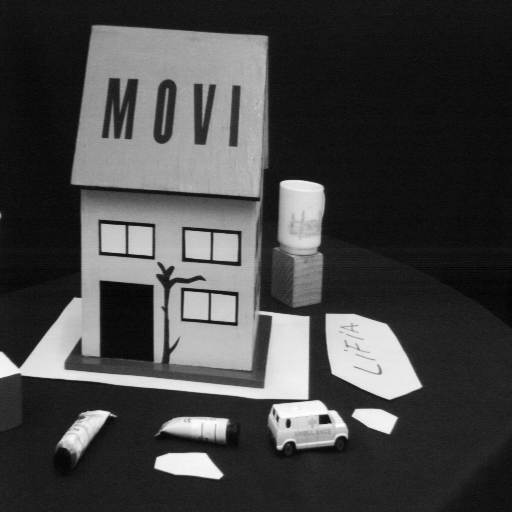
#> input picture auto learn/house8.png, 512 x 512 px
$ python sift.py
#> lines starting #> are read from the running program, lines starting #| are printed output that depends on the picture; after the words box and inside, x2 and y2 are one past the last pixel; in counts of white or black regions, pixels touching at a corner belong together
# # SIFT (Scale-Invariant Feature Transform)

# ## Import resources and display image

import cv2
import matplotlib.pyplot as plt
import numpy as np

# Load the image
image1 = cv2.imread('house8.png')
#> image1 is the input picture: shape (512, 512, 3); min 0, max 253, mean 69.5

# Convert the training image to RGB
training_image = cv2.cvtColor(image1, cv2.COLOR_BGR2RGB)

# Convert the training image to gray scale
training_gray = cv2.cvtColor(training_image, cv2.COLOR_RGB2GRAY)

# Create test image by adding Scale Invariance and Rotational Invariance
test_image = cv2.pyrDown(training_image)
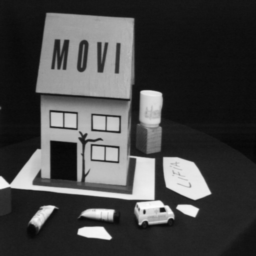
#> test_image: shape (256, 256, 3); min 5, max 251, mean 69.5
test_image = cv2.pyrDown(test_image)
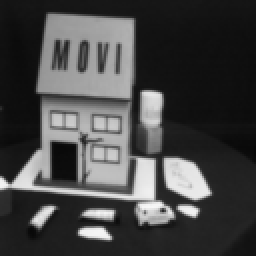
#> test_image: shape (128, 128, 3) (shown 2 times larger); min 7, max 247, mean 69.6
num_rows, num_cols = test_image.shape[:2]
#> num_rows = 128; num_cols = 128

rotation_matrix = cv2.getRotationMatrix2D((num_cols/2, num_rows/2), 30, 1)
test_image = cv2.warpAffine(test_image, rotation_matrix, (num_cols, num_rows))
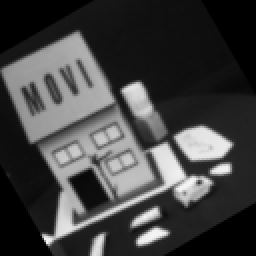
#> test_image: shape (128, 128, 3) (shown 2 times larger); min 0, max 245, mean 65.8

test_gray = cv2.cvtColor(test_image, cv2.COLOR_RGB2GRAY)

# Display traning image and testing image
fx, plots = plt.subplots(1, 2, figsize=(20,10))

plots[0].set_title("Training Image")
plots[0].imshow(training_image)

plots[1].set_title("Testing Image")
plots[1].imshow(test_image)


# ## Detect keypoints and Create Descriptor

sift = cv2.xfeatures2d.SIFT_create()

train_keypoints, train_descriptor = sift.detectAndCompute(training_gray, None)
#> train_keypoints = 355 keypoints; strongest (x, y, size): (324, 419, 6.8), (381, 421, 16.5), (199, 466, 18.6), (170, 463, 16.6)
test_keypoints, test_descriptor = sift.detectAndCompute(test_gray, None)
#> test_keypoints = 103 keypoints; strongest (x, y, size): (24, 120, 3.2), (112, 84, 4.1), (78, 117, 4.8), (68, 46, 7.3)

keypoints_without_size = np.copy(training_image)
keypoints_with_size = np.copy(training_image)

cv2.drawKeypoints(training_image, train_keypoints, keypoints_without_size, color = (0, 255, 0))
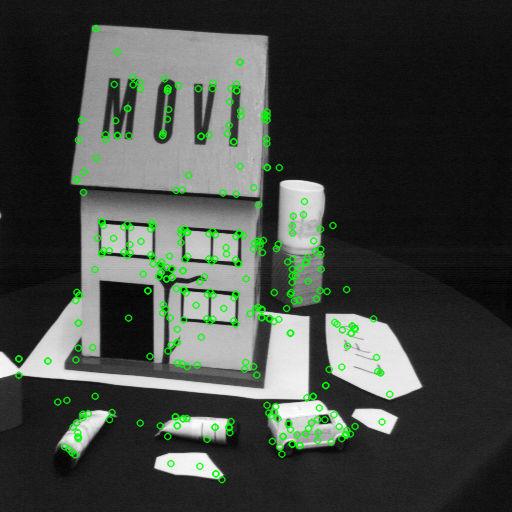
#> keypoints_without_size: shape (512, 512, 3); 5.2% of pixels changed, all inside (x1, y1, x2, y2) = (14, 24, 395, 484)

cv2.drawKeypoints(training_image, train_keypoints, keypoints_with_size, flags = cv2.DRAW_MATCHES_FLAGS_DRAW_RICH_KEYPOINTS)
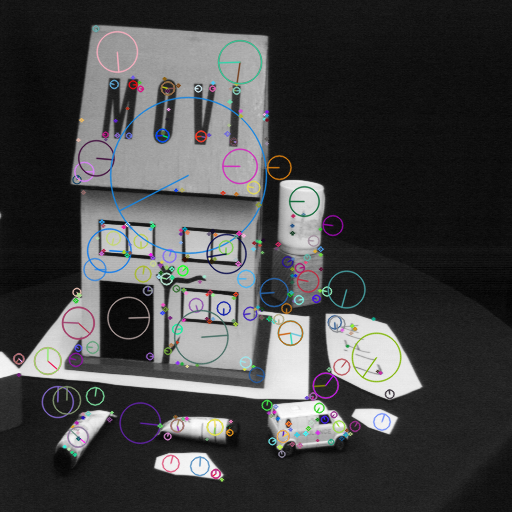
#> keypoints_with_size: shape (512, 512, 3); 7.77% of pixels changed, all inside (x1, y1, x2, y2) = (12, 24, 402, 482)

# Display image with and without keypoints size
fx, plots = plt.subplots(1, 2, figsize=(20,10))

plots[0].set_title("Train keypoints With Size")
plots[0].imshow(keypoints_with_size, cmap='gray')

plots[1].set_title("Train keypoints Without Size")
plots[1].imshow(keypoints_without_size, cmap='gray')

# Print the number of keypoints detected in the training image
print("Number of Keypoints Detected In The Training Image: ", len(train_keypoints))
#| Number of Keypoints Detected In The Training Image:  355

# Print the number of keypoints detected in the query image
print("Number of Keypoints Detected In The Query Image: ", len(test_keypoints))
#| Number of Keypoints Detected In The Query Image:  103


# ## Matching Keypoints


# Create a Brute Force Matcher object.
bf = cv2.BFMatcher(cv2.NORM_L1, crossCheck = False)

# Perform the matching between the SIFT descriptors of the training image and the test image
matches = bf.match(train_descriptor, test_descriptor)
#> matches = 355 matches

# The matches with shorter distance are the ones we want.
matches = sorted(matches, key = lambda x : x.distance)

result = cv2.drawMatches(training_image, train_keypoints, test_gray, test_keypoints, matches, test_gray, flags = 2)
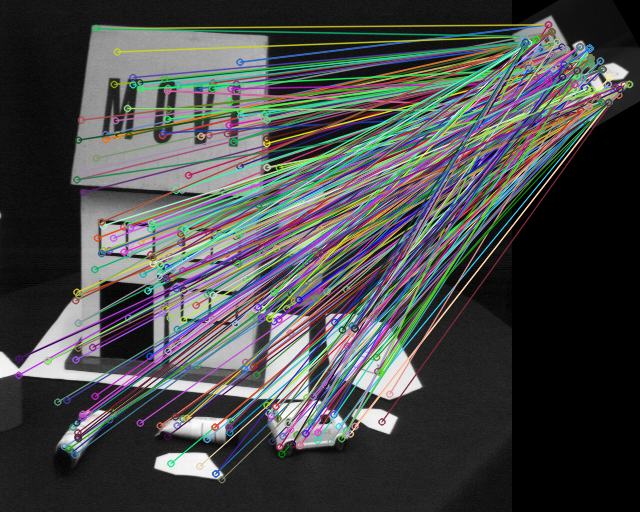
#> result: shape (512, 640, 3); mean R, G, B 72.2, 73.9, 73.7

# Display the best matching points
plt.rcParams['figure.figsize'] = [14.0, 7.0]
plt.title('Best Matching Points')
plt.imshow(result)
plt.show()

# Print total number of matching points between the training and query images
print("\nNumber of Matching Keypoints Between The Training and Query Images: ", len(matches))
#| Number of Matching Keypoints Between The Training and Query Images:  355
